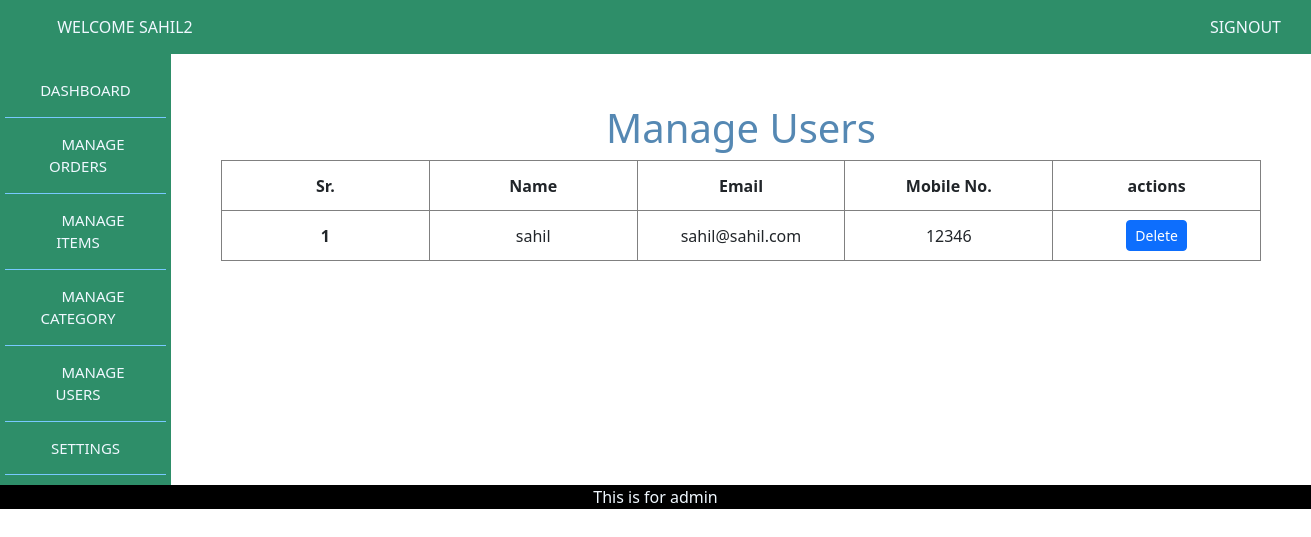
The page /Admin/manage_users.php (signed in) on the database its author committed.
### tables this page shows
CREATE TABLE `customers` (
  `Sr` int(5) NOT NULL,
  `userid` varchar(50) NOT NULL,
  `fname` varchar(50) NOT NULL,
  `sname` varchar(50) NOT NULL,
  `mob` varchar(13) NOT NULL,
  `email` varchar(100) NOT NULL,
  `pass` varchar(50) NOT NULL
);

### Admin/manage_users.php (the view, shortened to what this page needs)
<!DOCTYPE html>
<html lang="en">
<head>
    <link href="CSS/bootstrap.css" rel="stylesheet">
    <link rel="stylesheet" href="CSS/style.css">
</head>
<body>
    <?php require('partials/_header.php'); ?>
    <div class="main">
        <?php require('partials/_sidebar.php'); ?>
        <div class=" additemdiv container text-center col-md-6">
            <h1>Manage Users</h1>
            <table class="usertb">
                <tr>
                    <th>Sr.</th>
                    <th>Name</th>
                    <th>Email</th>
                    <th>Mobile No.</th>
                    <th>actions</th>
                </tr>
                <?php
require('partials/db_connect.php');
                $sql = "SELECT * FROM `customers`";
                $result = mysqli_query($con, $sql);
                $sno = 0;
                while ($row = mysqli_fetch_assoc($result)) {
                    $sno = $sno + 1;
                    echo "<tr>
                   <th scope='row'>" . $sno . "</th>
                   <td>" . $row['fname'] . "</td>
                   <td>" . $row['email'] . "</td>
                   <td>" . $row['mob'] . "</td>
                   <td><button class='delete btn btn-sm btn-primary' id=d" . $row['Sr'] . ">Delete</button>  </td>
                 </tr>";
                }
                ?>
            </table>
        </div>
    </div>
    <?php require('partials/_footer.php'); ?>
</body>
</html>

### Admin/CSS/style.css (style rules this page uses)
.main { display: flex; flex-direction: row; }
.additemdiv { width: 100%; }
.container { padding:50px; }
.container h1 { color: rgb(85, 136, 179); }

### Admin/manage_users.php (style rules this page uses)
.main { display: flex; flex-direction: row; }
.usertb { width: 100%; border: 1px solid black; }
.usertb th { height: 50px; width: 200px; border: 1px solid gray; }
.usertb td { height: 50px; width: 200px; border: 1px solid gray; }

### rows shown on the page
customers: fname "sahil", email "sahil@sahil.com", mob "12346"

### other values the page prints
$_SESSION['admin'] "SAHIL2"
